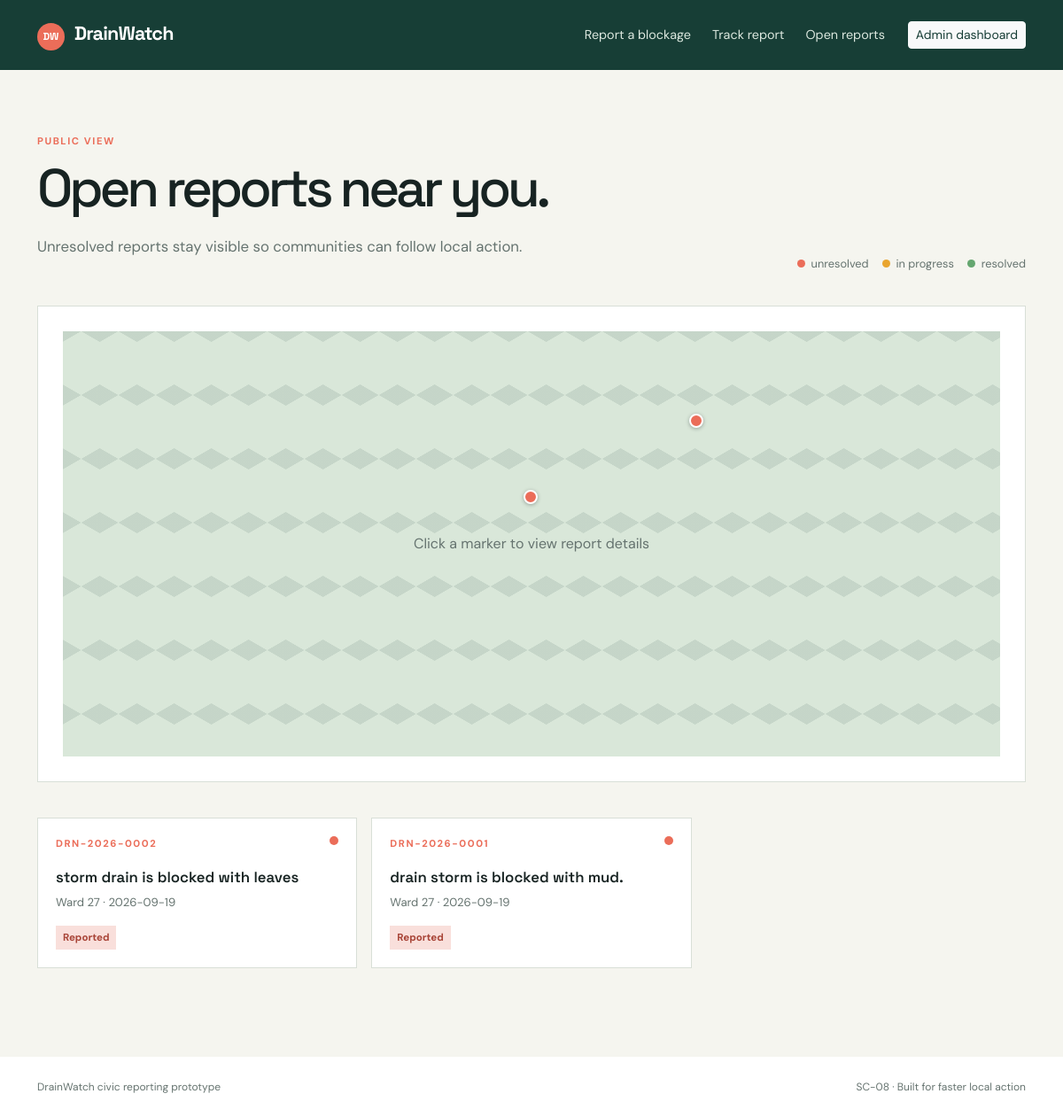
Page /reports on the committed database.
### tables this page shows
CREATE TABLE reports (
            id INTEGER PRIMARY KEY AUTOINCREMENT,
            ticket_id TEXT UNIQUE NOT NULL,
            photo_path TEXT NOT NULL,
            latitude REAL NOT NULL,
            longitude REAL NOT NULL,
            address TEXT DEFAULT '',
            ward TEXT NOT NULL,
            description TEXT NOT NULL,
            status TEXT NOT NULL DEFAULT 'Reported',
            created_at TEXT NOT NULL,
            updated_at TEXT NOT NULL,
            escalated INTEGER NOT NULL DEFAULT 0
        );

### app.py (the view)
@app.route("/reports")
def reports():
    refresh_escalations()
    rows = get_db().execute("SELECT * FROM reports WHERE status != 'Resolved' ORDER BY created_at DESC").fetchall()
    return render_template("reports.html", reports=rows, public_reports=[dict(row) for row in rows])

### app.py (called while the page is built)
def get_db():
    if "db" not in g:
        g.db = sqlite3.connect(DATABASE)
        g.db.row_factory = sqlite3.Row
    return g.db

def refresh_escalations():
    db = get_db()
    cutoff = (datetime.now() - timedelta(hours=48)).isoformat(timespec="seconds")
    db.execute(
        "UPDATE reports SET escalated = 1 WHERE status != 'Resolved' AND created_at < ?",
        (cutoff,),
    )
    db.commit()

@app.context_processor
def inject_globals():
    return {"statuses": STATUSES}

### templates/reports.html
{% extends 'base.html' %}{% block title %}Open reports{% endblock %}{% block content %}<section class="page-shell"><div class="container"><div class="d-flex flex-wrap justify-content-between align-items-end gap-3 section-heading"><div><p class="eyebrow">PUBLIC VIEW</p><h1>Open reports near you.</h1><p>Unresolved reports stay visible so communities can follow local action.</p></div><span class="legend"><i class="legend-red"></i> unresolved <i class="legend-yellow"></i> in progress <i class="legend-green"></i> resolved</span></div><div class="public-map-wrap"><div id="reports-map" class="map-container large"><div class="map-message">Loading report locations...</div></div></div><div class="row g-3 mt-4">{% for report in reports %}<div class="col-md-6 col-xl-4"><a class="report-list-card" href="{{ url_for('track', ticket_id=report.ticket_id) }}"><div class="d-flex justify-content-between"><span class="summary-label">{{ report.ticket_id }}</span><span class="status-dot dot-{{ report.status|lower|replace(' ', '-') }}"></span></div><h3>{{ report.description }}</h3><p>{{ report.ward }} · {{ report.created_at[:10] }}</p><span class="status-badge status-{{ report.status|lower|replace(' ', '-') }}">{{ report.status }}</span></a></div>{% else %}<div class="empty-state">No reports yet. Be the first to help your neighbourhood.</div>{% endfor %}</div></div></section>{% endblock %}{% block scripts %}<script>window.REPORT_DATA = {{ public_reports|tojson }};</script><script src="{{ url_for('static', filename='js/map.js') }}"></script>{% endblock %}

### static/css/style.css (style rules this page uses)
:root { --ink:#172322;--muted:#65736f;--paper:#f5f5ef;--mint:#d7e8d7;--forest:#173e36;--coral:#eb6d59;--line:#d8dfd7;--yellow:#e9a52f }
* { box-sizing:border-box }
body { margin:0;color:var(--ink);background:var(--paper);font-family:'DM Sans',sans-serif }
.eyebrow,.summary-label { font-size:.7rem;letter-spacing:.14em;font-weight:700;color:var(--coral) }
.hero-section h1,.section-heading h1 { font-family:'Space Grotesk',sans-serif;font-size:clamp(3rem,6vw,5.8rem);line-height:.95;letter-spacing:-.07em;margin:15px 0 25px }
.page-shell { padding:72px 0 100px }
.section-heading { margin-bottom:38px }
.section-heading h1 { font-size:clamp(2.6rem,5vw,4.6rem);max-width:760px }
.section-heading p:not(.eyebrow) { color:var(--muted);font-size:1.05rem }
.form-card,.map-card,.track-card,.public-map-wrap,.admin-table-wrap { background:#fff;border:1px solid var(--line);padding:28px }
.map-container { min-height:385px;background:#d9e7d9;display:grid;place-items:center;position:relative }
.map-container.large { min-height:480px }
.map-message { color:var(--muted);text-align:center;padding:20px }
.legend { color:var(--muted);font-size:.8rem }
.legend i { display:inline-block;width:9px;height:9px;border-radius:50%;margin-left:12px;margin-right:3px }
.legend-red { background:var(--coral) }
.legend-yellow { background:var(--yellow) }
.legend-green { background:#64a66f }
.report-list-card { display:block;text-decoration:none;color:var(--ink);background:#fff;border:1px solid var(--line);padding:20px;height:100%;transition:transform .2s }
.report-list-card h3 { font:600 1.05rem 'Space Grotesk',sans-serif;margin:18px 0 8px }
.report-list-card p { font-size:.82rem;color:var(--muted) }
.status-badge { display:inline-block;font-size:.72rem;padding:5px 8px;font-weight:700;background:#edf1ed }
.status-reported,.status-verified,.status-assigned { background:#f9dfdb;color:#a84437 }
.status-dot { width:10px;height:10px;border-radius:50%;display:block;background:var(--coral) }
.prototype-map { cursor:crosshair;background-color:#d9e7d9;background-image:linear-gradient(30deg,rgba(23,62,54,.1) 12%,transparent 12.5%,transparent 87%,rgba(23,62,54,.1) 87.5%,rgba(23,62,54,.1)),linear-gradient(150deg,rgba(23,62,54,.1) 12%,transparent 12.5%,transparent 87%,rgba(23,62,54,.1) 87.5%,rgba(23,62,54,.1));background-size:42px 72px }

### rows in the picture
reports: ticket_id "DRN-2026-0002", description "storm drain is blocked with leaves", ward "Ward 27", created_at "2026-09-19", status "Reported"
reports: ticket_id "DRN-2026-0001", description "drain storm is blocked with mud.", ward "Ward 27", created_at "2026-09-19", status "Reported"
